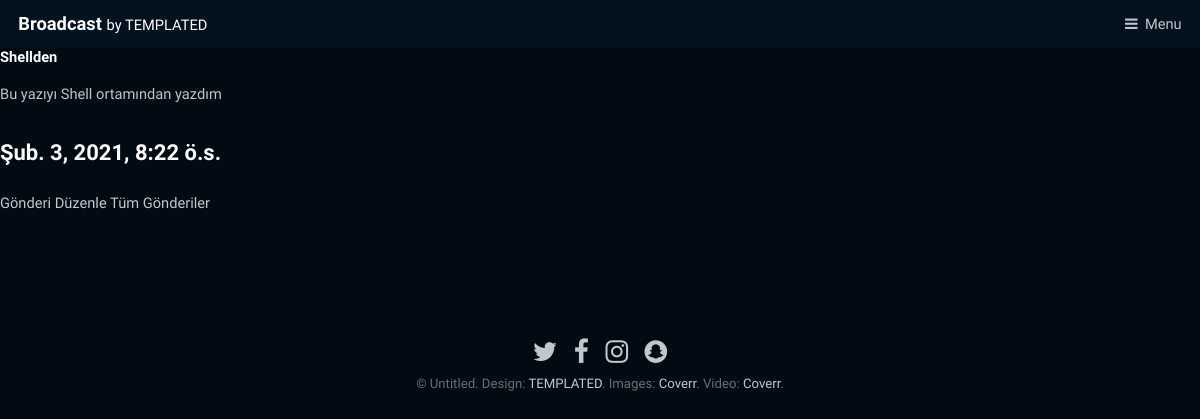
/blog/detay/3, run on the app's committed database.
### blog/models.py (models this page shows, shortened)
class GonderiModel(models.Model):
    class Meta:
        verbose_name="Gönderi"
        verbose_name_plural = "Gönderiler"
    SECENEKLER = [("1","Korku"),("2","Komedi"),("3","Günlük")]
    tur = models.CharField(max_length=8,choices=SECENEKLER,default="1")
    baslik = models.CharField(verbose_name="Başlık",max_length=200)
    yazi = models.TextField(verbose_name="Yazı")
    kayitzaman = models.DateTimeField(verbose_name="Kayıt Tarih Saat",default=timezone.now)
    yayimzaman = models.DateTimeField(verbose_name="Yayın Zaman Tarih Saat",null=True,blank=True)

### blog/views.py (the view)
# urls.py: path('detay/<int:pk>',views.gonderidetay,name="gonderidetay"),
def gonderidetay(request,pk):
    gonderi = get_object_or_404(GonderiModel,pk=pk)
    return render(request,"blog/detay.html",{"gonderi":gonderi})

### templates/blog/detay.html
{% extends '../generic.html' %}
{% block icerik %}
<h1>{{gonderi.baslik}}</h1>
<p>{{gonderi.yazi}}</p>
<h4>{{gonderi.kayitzaman}}</h4>
<a href="{% url 'gonderiduzenle' pk=gonderi.pk %}">Gönderi Düzenle</a>
<a href="{% url 'gonderilistele' %}">Tüm Gönderiler</a>
{% endblock %}

### static/assets/css/main.css (style rules this page uses)
html, body, div, span, applet, object, iframe, h1, h2, h3, h4, h5, h6, p, blockquote, pre, a, abbr, acronym, address, big, cite, code, del, dfn, em, img, ins, kbd, q, s, samp, small, strike, strong, sub, sup, tt, var, b, u, i, center, dl, dt, dd, ol, ul, li, fieldset, form, label, legend, table, caption, tbody, tfoot, thead, tr, th, td, article, aside, canvas, details, embed, figure, figcaption, footer, header, hgroup, menu, nav, output, ruby, section, summary, time, mark, audio, video { margin: 0; padding: 0; border: 0; font-size: 100%; font: inherit; vertical-align: baseline; }
body { line-height: 1; }
body { -webkit-text-size-adjust: none; }
*, *:before, *:after { -moz-box-sizing: border-box; -webkit-box-sizing: border-box; box-sizing: border-box; }
body { -ms-overflow-style: scrollbar; }
body { background: #020B13; }
body { background-color: #020B13; color: #c0c2c4; }
body, input, select, textarea { font-family: "Signika", sans-serif; font-size: 13pt; font-weight: 300; line-height: 1.65; }
@media screen and (max-width: 1680px) { body, input, select, textarea { font-size: 11pt; } }
@media screen and (max-width: 1280px) { body, input, select, textarea { font-size: 11pt; } }
a { -moz-transition: color 0.2s ease-in-out; -webkit-transition: color 0.2s ease-in-out; -ms-transition: color 0.2s ease-in-out; transition: color 0.2s ease-in-out; text-decoration: none; }
p { margin: 0 0 2em 0; }
h1, h2, h3, h4, h5, h6 { font-weight: 700; line-height: 1.5; margin: 0 0 1em 0; }
h4 { font-size: 1.5em; }
a { color: #c1c7cd; }
h1, h2, h3, h4, h5, h6 { color: #ffffff; }
body.subpage { padding-top: 3.125em; }

### data on the page
GonderiModel: baslik "Shellden", yazi "Bu yazıyı Shell ortamından yazdım", kayitzaman "Şub. 3, 2021, 8:22 ö.s."
